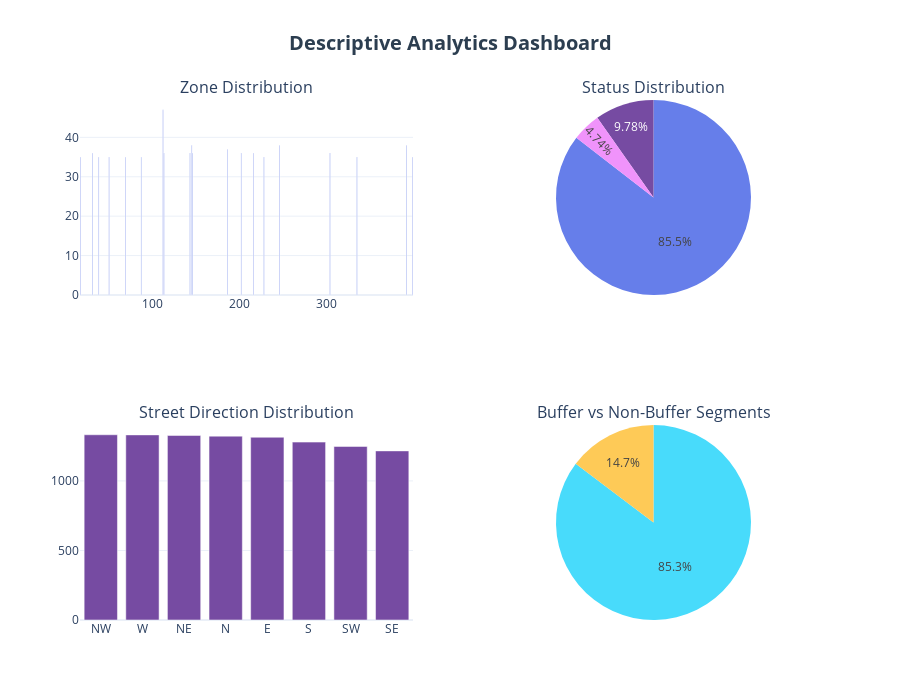

The notebook cell saved with this chart:
### Markdown cell above
## 🎯 **The Four Pillars of Data Analysis**

<div style="display: grid; grid-template-columns: repeat(2, 1fr); gap: 20px; margin: 30px 0;">
    <div style="background: linear-gradient(135deg, #667eea 0%, #764ba2 100%); padding: 20px; border-radius: 10px;">
        <h3 style="color: white;">1️⃣ Descriptive Analytics</h3>
        <p style="color: #f0f0f0;">What happened? Understanding the current state of parking zones.</p>
    </div>
    <div style="background: linear-gradient(135deg, #f093fb 0%, #f5576c 100%); padding: 20px; border-radius: 10px;">
        <h3 style="color: white;">2️⃣ Diagnostic Analytics</h3>
        <p style="color: #f0f0f0;">Why did it happen? Identifying patterns and relationships.</p>
    </div>
    <div style="background: linear-gradient(135deg, #4facfe 0%, #00f2fe 100%); padding: 20px; border-radius: 10px;">
        <h3 style="color: white;">3️⃣ Predictive Analytics</h3>
        <p style="color: #f0f0f0;">What will happen? Forecasting future zone requirements.</p>
    </div>
    <div style="background: linear-gradient(135deg, #43e97b 0%, #38f9d7 100%); padding: 20px; border-radius: 10px;">
        <h3 style="color: white;">4️⃣ Prescriptive Analytics</h3>
        <p style="color: #f0f0f0;">What should we do? Recommendations for optimization.</p>
    </div>
</div>

### Code cell
# PILLAR 1: DESCRIPTIVE ANALYTICS
print("="*80)
print(" "*25 + "📊 PILLAR 1: DESCRIPTIVE ANALYTICS")
print("="*80)

# Basic statistics
print("\n📈 Statistical Summary:")
print(df.describe(include='all'))

# Missing values analysis
missing_data = pd.DataFrame({
    'Column': df.columns,
    'Missing_Count': df.isnull().sum(),
    'Missing_Percentage': (df.isnull().sum() / len(df)) * 100
})
missing_data = missing_data[missing_data['Missing_Count'] > 0].sort_values('Missing_Percentage', ascending=False)

# Create visualizations
fig = make_subplots(
    rows=2, cols=2,
    subplot_titles=('Zone Distribution', 'Status Distribution', 
                   'Street Direction Distribution', 'Buffer vs Non-Buffer Segments'),
    specs=[[{'type': 'bar'}, {'type': 'pie'}],
           [{'type': 'bar'}, {'type': 'pie'}]]
)

# Zone Distribution (Top 20)
zone_counts = df['zone'].value_counts().head(20)
fig.add_trace(
    go.Bar(x=zone_counts.index, y=zone_counts.values, 
           marker_color=COLORS['primary'], name='Zones'),
    row=1, col=1
)

# Status Distribution
status_counts = df['status'].value_counts()
fig.add_trace(
    go.Pie(labels=status_counts.index, values=status_counts.values,
           marker_colors=[COLORS['primary'], COLORS['secondary'], COLORS['accent']]),
    row=1, col=2
)

# Street Direction Distribution
direction_counts = df['street_direction'].value_counts()
fig.add_trace(
    go.Bar(x=direction_counts.index, y=direction_counts.values,
           marker_color=COLORS['secondary'], name='Direction'),
    row=2, col=1
)

# Buffer Distribution
buffer_counts = df['buffer'].value_counts()
fig.add_trace(
    go.Pie(labels=['Standard', 'Buffer'], values=buffer_counts.values,
           marker_colors=[COLORS['success'], COLORS['warning']]),
    row=2, col=2
)

fig.update_layout(
    title={
        'text': '<b>Descriptive Analytics Dashboard</b>',
        'x': 0.5,
        'xanchor': 'center',
        'font': {'size': 20, 'color': COLORS['dark']}
    },
    showlegend=False,
    height=700,
    template='plotly_white'
)

fig.show()

# Key Metrics Summary
print("\n🔑 KEY METRICS:")
print(f"• Total Unique Zones: {df['zone'].nunique()}")
print(f"• Most Common Street: {df['street_name'].mode()[0]}")
print(f"• Buffer Segment Percentage: {(df['buffer'] == 'Y').mean() * 100:.1f}%")
print(f"• Active Zones: {(df['status'] == 'Active').sum():,}")

### Figure 1 — Plotly figure (JSON) as saved in the notebook; plotly's stock layout.template omitted (floating-point values rounded to 4 significant figures)
{"data": [{"marker": {"color": "#667eea"}, "name": "Zones", "type": "bar", "x": [112, 145, 246, 392, 186, 31, 143, 202, 216, 113, 146, 304, 69, 335, 17, 38, 228, 399, 87, 50], "xaxis": "x", "y": [47, 38, 38, 38, 37, 36, 36, 36, 36, 36, 36, 36, 35, 35, 35, 35, 35, 35, 35, 35], "yaxis": "y"}, {"domain": {"x": [0.55, 1], "y": [0.625, 1]}, "labels": ["Active", "Pending", "Inactive"], "marker": {"colors": ["#667eea", "#764ba2", "#f093fb"]}, "type": "pie", "values": [8863, 1014, 492]}, {"marker": {"color": "#764ba2"}, "name": "Direction", "type": "bar", "x": ["NW", "W", "NE", "N", "E", "S", "SW", "SE"], "xaxis": "x2", "y": [1332, 1331, 1327, 1322, 1314, 1279, 1248, 1216], "yaxis": "y2"}, {"domain": {"x": [0.55, 1], "y": [0, 0.375]}, "labels": ["Standard", "Buffer"], "marker": {"colors": ["#48dbfb", "#feca57"]}, "type": "pie", "values": [8845, 1524]}], "layout": {"annotations": [{"font": {"size": 16}, "showarrow": false, "text": "Zone Distribution", "x": 0.225, "xanchor": "center", "xref": "paper", "y": 1, "yanchor": "bottom", "yref": "paper"}, {"font": {"size": 16}, "showarrow": false, "text": "Status Distribution", "x": 0.775, "xanchor": "center", "xref": "paper", "y": 1, "yanchor": "bottom", "yref": "paper"}, {"font": {"size": 16}, "showarrow": false, "text": "Street Direction Distribution", "x": 0.225, "xanchor": "center", "xref": "paper", "y": 0.375, "yanchor": "bottom", "yref": "paper"}, {"font": {"size": 16}, "showarrow": false, "text": "Buffer vs Non-Buffer Segments", "x": 0.775, "xanchor": "center", "xref": "paper", "y": 0.375, "yanchor": "bottom", "yref": "paper"}], "height": 700, "showlegend": false, "title": {"font": {"color": "#2c3e50", "size": 20}, "text": "<b>Descriptive Analytics Dashboard</b>", "x": 0.5, "xanchor": "center"}, "xaxis": {"anchor": "y", "domain": [0, 0.45]}, "xaxis2": {"anchor": "y2", "domain": [0, 0.45]}, "yaxis": {"anchor": "x", "domain": [0.625, 1]}, "yaxis2": {"anchor": "x2", "domain": [0, 0.375]}}}
